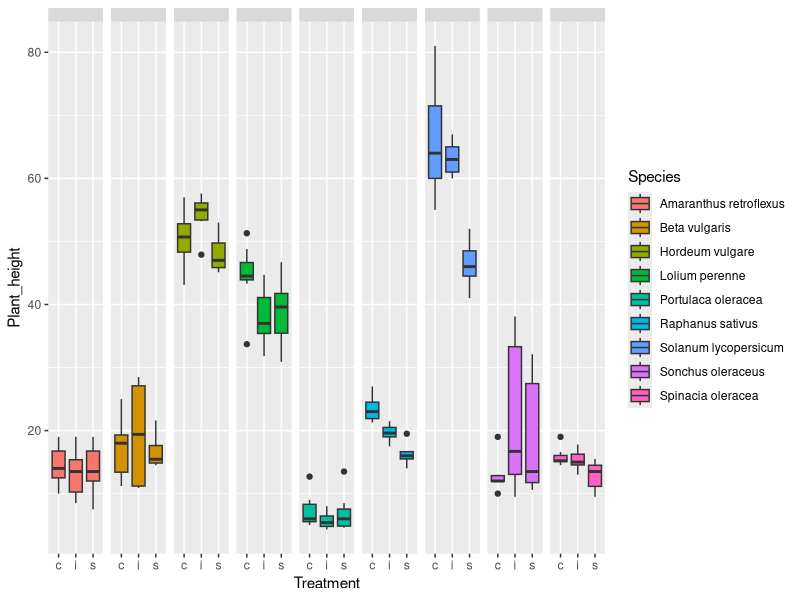
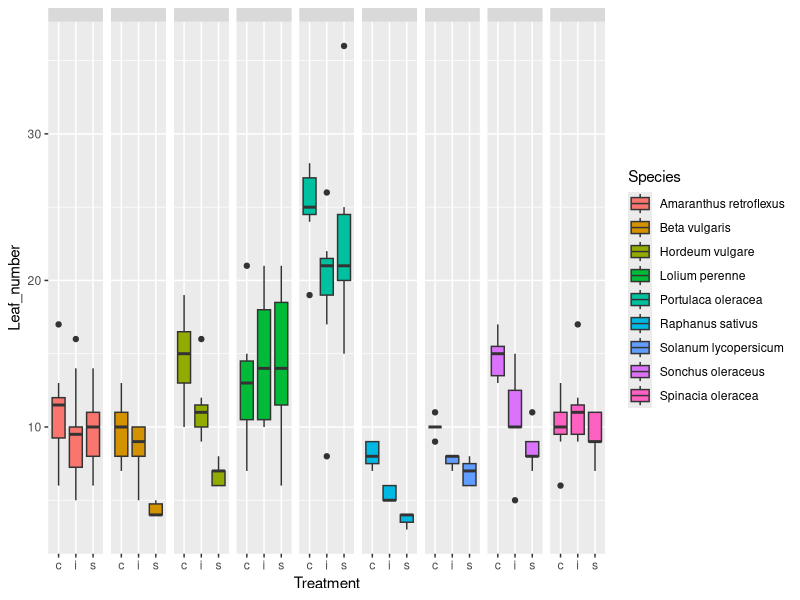
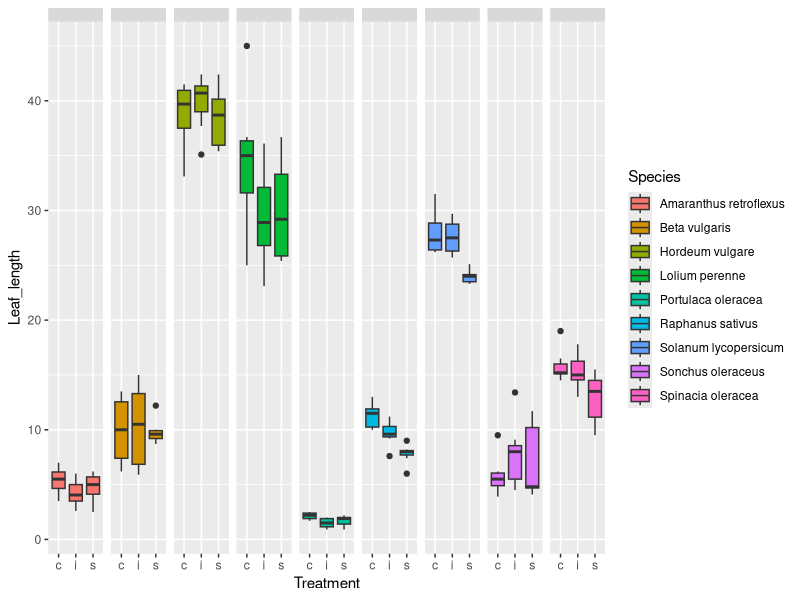
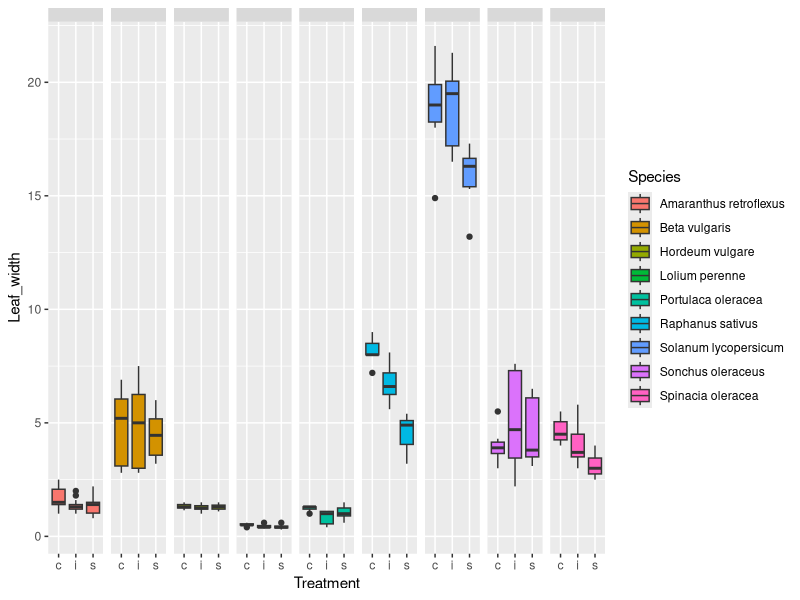
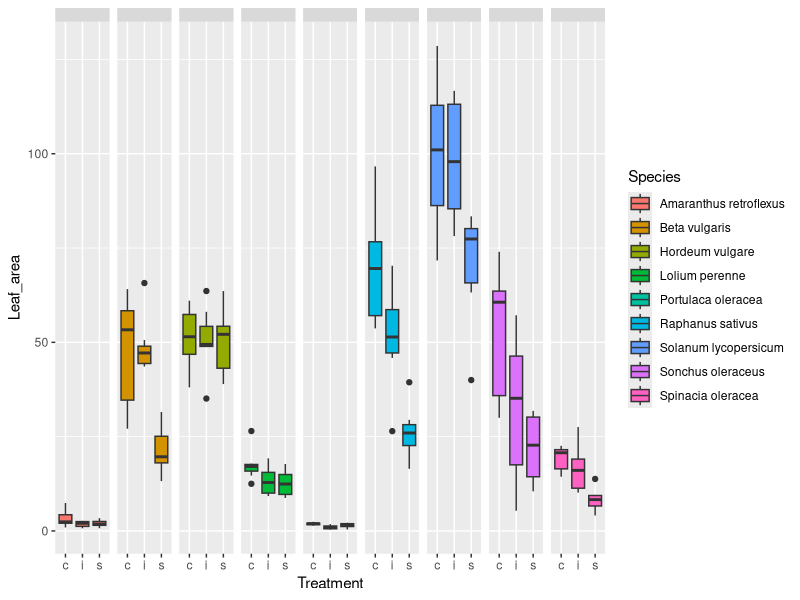
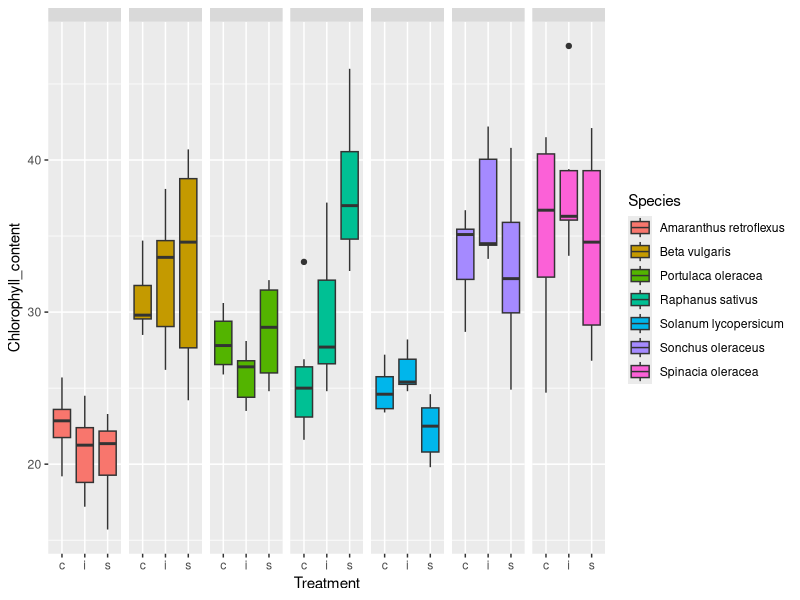
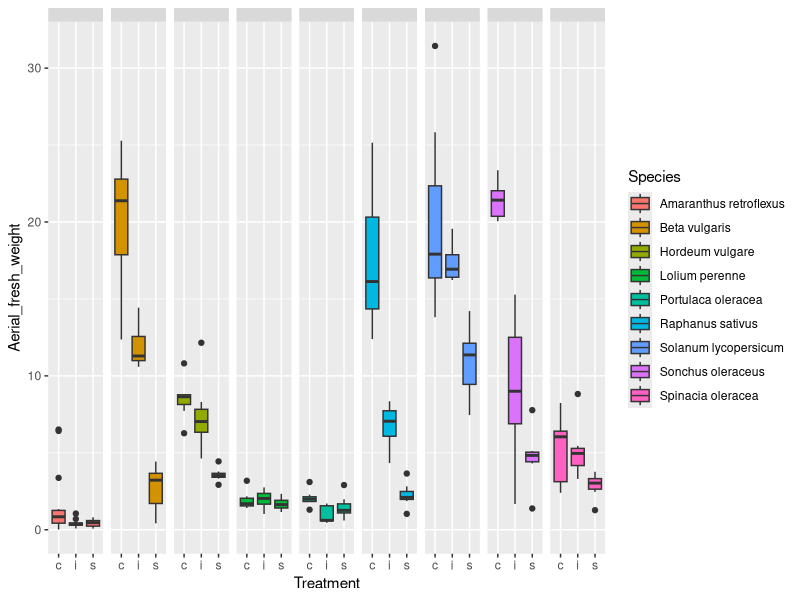
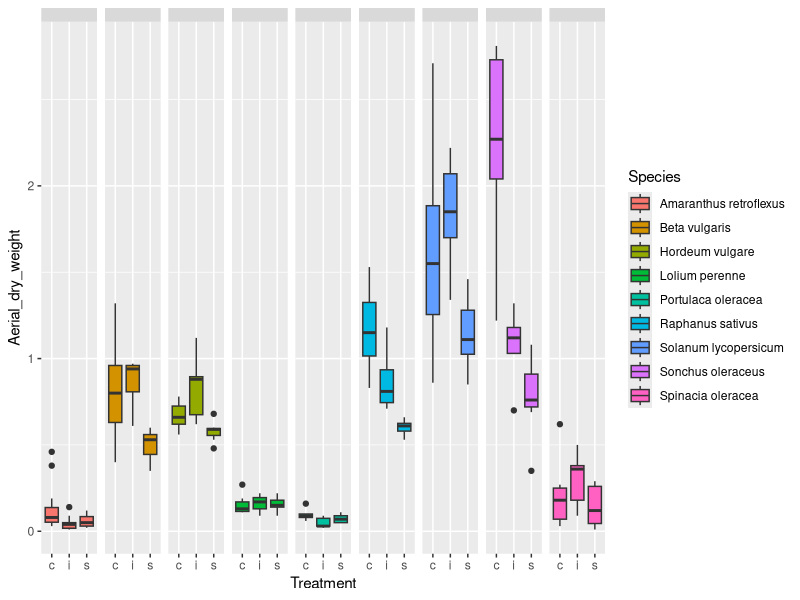

The R source for these figures, in order:
## ---- chunk 1
knitr::opts_chunk$set(echo = TRUE)
## ---- chunk 2
#Packages
#install.packages(c("ggplot2", "ggpubr", "tidyverse", "broom", "AICcmodavg"), , dependencies = TRUE)
library(ggplot2)
library(ggpubr)
library(tidyverse)
library(broom)

#Import data
d0 <- readxl::read_excel("data_dec/water_stress.xlsx", sheet = "Data")
d0
names(d0)
## ---- chunk 3
d1 <- d0[d0$Week == "W6" , c("Treatment", "Species", "Plant_height") ]
d1 <- na.exclude(d1) #remove the ones with empty cells 
lm1 <- lm(Plant_height ~ Treatment + Species, data=d1)
anova(lm1)
summary(lm1)
ggplot(d1, aes(x= Treatment, y= Plant_height, fill= Species)) + 
  geom_boxplot() +
  facet_grid(. ~ Species) +
  theme(strip.text.x = element_text(size=0))

## ---- chunk 4
d1 <- d0[d0$Week == "W6" , c("Treatment", "Species", "Leaf_number") ]
d1 <- na.exclude(d1) #remove the ones with empty cells 
lm1 <- lm(Leaf_number ~ Treatment + Species, data=d1)
anova(lm1)
summary(lm1)
ggplot(d1, aes(x= Treatment, y= Leaf_number, fill= Species)) + 
  geom_boxplot() +
  facet_grid(. ~ Species) +
  theme(strip.text.x = element_text(size=0))

## ---- chunk 5
d1 <- d0[d0$Week == "W6" , c("Treatment", "Species", "Leaf_length") ]
d1 <- na.exclude(d1) #remove the ones with empty cells 
lm1 <- lm(Leaf_length ~ Treatment + Species, data=d1)
anova(lm1)
summary(lm1)
ggplot(d1, aes(x= Treatment, y= Leaf_length, fill= Species)) + 
  geom_boxplot() +
  facet_grid(. ~ Species) +
  theme(strip.text.x = element_text(size=0))

## ---- chunk 6
d1 <- d0[d0$Week == "W6" , c("Treatment", "Species", "Leaf_width") ]
d1 <- na.exclude(d1) #remove the ones with empty cells 
lm1 <- lm(Leaf_width ~ Treatment + Species, data=d1)
anova(lm1)
summary(lm1)
ggplot(d1, aes(x= Treatment, y=Leaf_width, fill= Species)) + 
  geom_boxplot() +
  facet_grid(. ~ Species) +
  theme(strip.text.x = element_text(size=0))

## ---- chunk 7
d1 <- d0[d0$Week == "W6" , c("Treatment", "Species", "Leaf_area") ]
d1 <- na.exclude(d1) #remove the ones with empty cells 
lm1 <- lm(Leaf_area ~ Treatment + Species, data=d1)
anova(lm1)
summary(lm1)
ggplot(d1, aes(x= Treatment, y=Leaf_area, fill= Species)) + 
  geom_boxplot() +
  facet_grid(. ~ Species) +
  theme(strip.text.x = element_text(size=0))

## ---- chunk 8
d1 <- d0[d0$Week == "W6" , c("Treatment", "Species", "Chlorophyll_content") ]
d1 <- na.exclude(d1) #remove the ones with empty cells 
lm1 <- lm(Chlorophyll_content ~ Treatment + Species, data=d1)
anova(lm1)
summary(lm1)
ggplot(d1, aes(x= Treatment, y=Chlorophyll_content, fill= Species)) + 
  geom_boxplot() +
  facet_grid(. ~ Species) +
  theme(strip.text.x = element_text(size=0))

## ---- chunk 9
d1 <- d0[d0$Week == "W6" , c("Treatment", "Species", "Aerial_fresh_weight") ]
d1 <- na.exclude(d1) #remove the ones with empty cells 
lm1 <- lm(Aerial_fresh_weight ~ Treatment + Species, data=d1)
anova(lm1)
summary(lm1)
ggplot(d1, aes(x= Treatment, y=Aerial_fresh_weight, fill= Species)) + 
  geom_boxplot() +
  facet_grid(. ~ Species) +
  theme(strip.text.x = element_text(size=0))

## ---- chunk 10
d1 <- d0[d0$Week == "W6" , c("Treatment", "Species", "Aerial_dry_weight") ]
d1 <- na.exclude(d1) #remove the ones with empty cells 
lm1 <- lm(Aerial_dry_weight ~ Treatment + Species, data=d1)
anova(lm1)
summary(lm1)
ggplot(d1, aes(x= Treatment, y=Aerial_dry_weight, fill= Species)) + 
  geom_boxplot() +
  facet_grid(. ~ Species) +
  theme(strip.text.x = element_text(size=0))

## ---- chunk 11
d1 <- d0[d0$Week == "W6" , c("Treatment", "Species", "Root_length") ]
d1 <- na.exclude(d1) #remove the ones with empty cells 
lm1 <- lm(Root_length ~ Treatment + Species, data=d1)
anova(lm1)
summary(lm1)
ggplot(d1, aes(x= Treatment, y=Root_length, fill= Species)) + 
  geom_boxplot() +
  facet_grid(. ~ Species) +
  theme(strip.text.x = element_text(size=0))

